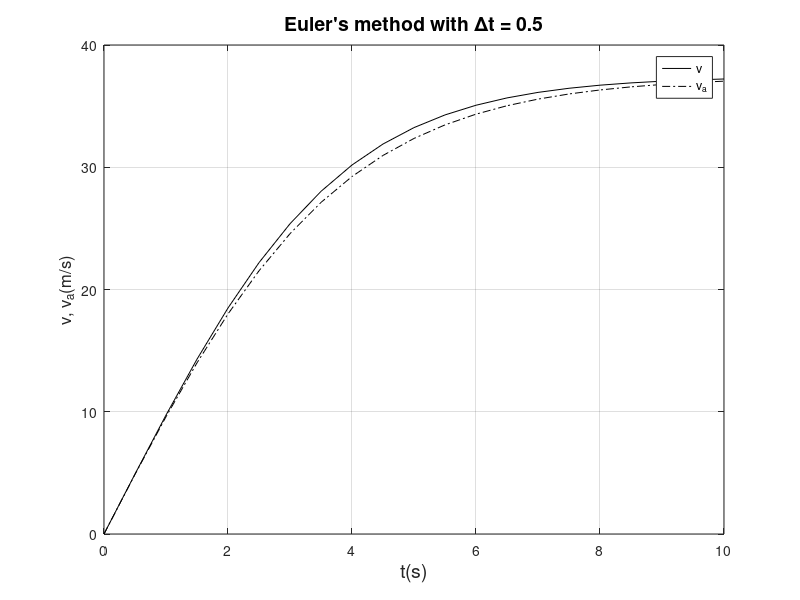

This figure's MATLAB source:
%===================== eulv =============================
% The program computes the velocity of a golf ball
% falling vertically in air. The equation 
% of motion is integrated using the forward Euler- method
%========================================================

clear
% Using Cd = 0.4;
g = 9.81    ;  % Gravity [N/kg]
alfa = 7.0e-3;
tend = 10.0  ; % Max. time [s]
dt = 0.5; % Timestep [s]
steps = round(tend/dt) + 1;
v = zeros(steps,1); t = v;  % allocate space
v(1)= 0.0 ; t(1) = 0.0;
for n = 1:steps - 1
   t(n+1) = n*dt;
   v(n+1) = v(n) + dt*(g - alfa*v(n)^2);
end
% Analytical solution 
k1 = sqrt(g/alfa); k2 = sqrt(alfa*g);
va = k1*tanh(k2*t);
fprintf('       t(s)       v(m/s)     va(m/s) \n\n');
fprintf(' %10.2f  %10.3f %10.3f \n',[t v va]');
clf
plot(t,v,'k',t,va,'k-.');
grid on
FS = 'FontSize';
xlabel('t(s)',FS,14)
ylabel('v, v_{a}(m/s)',FS,12)
legend('v','v_{a}')
title('Euler''s method with \Deltat = 0.5',FS,14)
shg
